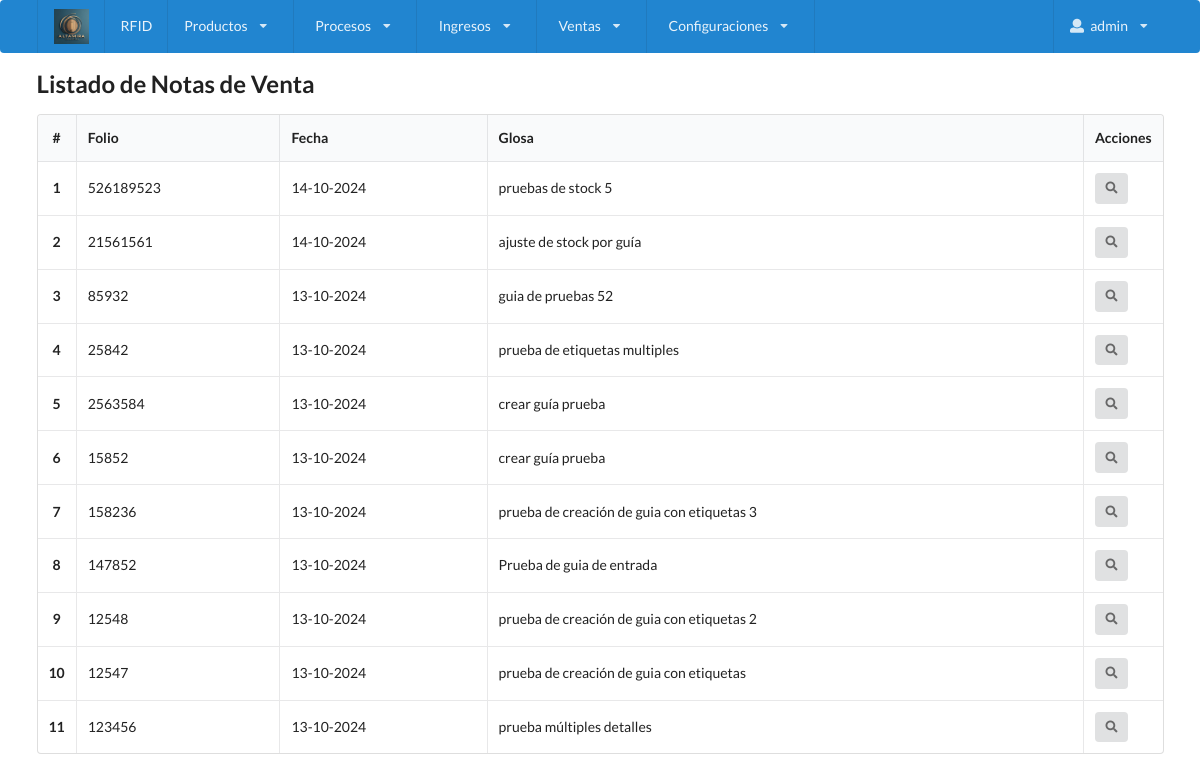
Screenshot of /ingresos/lista_guia_entrada.php (signed in) with the database file from the repository.
### tables this page shows
CREATE TABLE IF NOT EXISTS `guia_entrada` (
  `guia_id` int(11) NOT NULL AUTO_INCREMENT,
  `guia_folio` varchar(50) NOT NULL DEFAULT '0',
  `guia_fecha` date NOT NULL DEFAULT '0000-00-00',
  `guia_estado` char(3) NOT NULL DEFAULT 'PND',
  `guia_glosa` varchar(250) DEFAULT NULL,
  PRIMARY KEY (`guia_id`),
  UNIQUE KEY `guia_folio` (`guia_folio`)
);

### ingresos/lista_guia_entrada.php (the view, shortened to what this page needs)
<?php
require "../config.php";
$por_pagina = 15;
$pagina = isset($_GET['pagina']) ? (int)$_GET['pagina'] : 1;
$inicio = ($pagina - 1) * $por_pagina;
$sql = "SELECT guia_folio, guia_fecha, guia_glosa FROM guia_entrada ORDER BY guia_fecha DESC, guia_folio DESC LIMIT :inicio, :por_pagina";
$stmt = $conn->prepare($sql);
$stmt->bindParam(':inicio', $inicio, PDO::PARAM_INT);
$stmt->bindParam(':por_pagina', $por_pagina, PDO::PARAM_INT);
$stmt->execute();
$notas_venta = $stmt->fetchAll(PDO::FETCH_ASSOC);
?>
<!DOCTYPE html>
<html lang="es">
<head>
    <link href="https://cdn.jsdelivr.net/npm/semantic-ui@2.4.2/dist/semantic.min.css" rel="stylesheet">
</head>
<body>
    <?php include '../menu.php'; ?>
    <div class="ui container" style="margin-top: 20px;">
        <h2 class="ui header">Listado de Notas de Venta</h2>
        <table class="ui celled table">
            <thead>
                <tr>
                    <th width="1" class="center aligned">#</th>
                    <th>Folio</th>
                    <th>Fecha</th>
                    <th>Glosa</th>
                    <th width="1">Acciones</th>
                </tr>
            </thead>
            <tbody>
                <?php
                $contador=0;
                foreach ($notas_venta as $nota):
                    $contador++;
                 ?>
                    <tr>
                        <td class="center aligned"><b><?php echo htmlspecialchars($contador)?></b></td>
                        <td><?php echo htmlspecialchars($nota['guia_folio']); ?></td>
                        <td><?php echo date('d-m-Y', strtotime($nota['guia_fecha'])); ?></td>
                        <td><?php echo htmlspecialchars($nota['guia_glosa']); ?></td>
                        <td>
                            <button class="ui icon button tiny" onclick="verDetalle(<?php echo $nota['guia_folio']; ?>)">
                                <i class="search icon"></i>
                            </button>
                        </td>
                    </tr>
                <?php endforeach; ?>
            </tbody>
        </table>
    </div>
</body>
</html>

### rows the page displays
guia_entrada: guia_folio "526189523", guia_fecha "14-10-2024", guia_glosa "pruebas de stock 5"
guia_entrada: guia_folio "21561561", guia_fecha "14-10-2024", guia_glosa "ajuste de stock por guía"
guia_entrada: guia_folio "85932", guia_fecha "13-10-2024", guia_glosa "guia de pruebas 52"
guia_entrada: guia_folio "25842", guia_fecha "13-10-2024", guia_glosa "prueba de etiquetas multiples"
guia_entrada: guia_folio "2563584", guia_fecha "13-10-2024", guia_glosa "crear guía prueba"
guia_entrada: guia_folio "15852", guia_fecha "13-10-2024", guia_glosa "crear guía prueba"
guia_entrada: guia_folio "158236", guia_fecha "13-10-2024", guia_glosa "prueba de creación de guia con etiquetas 3"
guia_entrada: guia_folio "147852", guia_fecha "13-10-2024", guia_glosa "Prueba de guia de entrada"
guia_entrada: guia_folio "12548", guia_fecha "13-10-2024", guia_glosa "prueba de creación de guia con etiquetas 2"
guia_entrada: guia_folio "12547", guia_fecha "13-10-2024", guia_glosa "prueba de creación de guia con etiquetas"
guia_entrada: guia_folio "123456", guia_fecha "13-10-2024", guia_glosa "prueba múltiples detalles"

### other values shown
$seccion "Productos"
$seccion "Procesos"
$seccion "Ingresos"
$seccion "Ventas"
$seccion "Configuraciones"
$nombreUsuario "admin"
